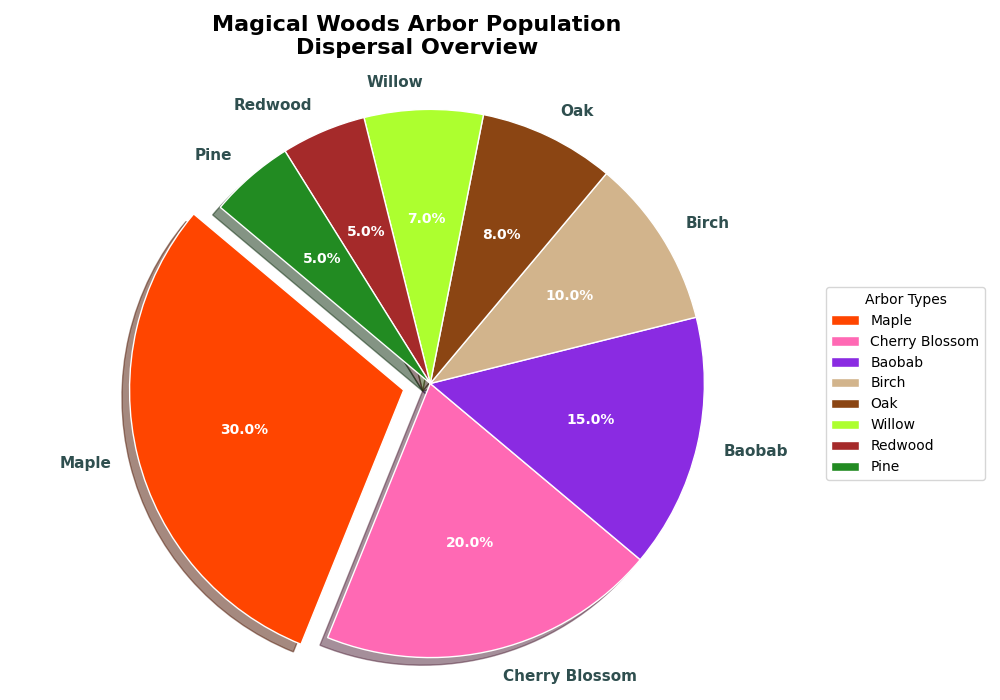

Recreate this plot in Python.
import matplotlib.pyplot as plt

tree_species = ['Maple', 'Cherry Blossom', 'Baobab', 'Birch', 'Oak', 'Willow', 'Redwood', 'Pine']
population_percentages = [30, 20, 15, 10, 8, 7, 5, 5]
colors = ['#FF4500', '#FF69B4', '#8A2BE2', '#D2B48C', '#8B4513', '#ADFF2F', '#A52A2A', '#228B22']
explode = (0.1, 0, 0, 0, 0, 0, 0, 0)

fig, ax = plt.subplots(figsize=(10, 7))

wedges, texts, autotexts = ax.pie(population_percentages, labels=tree_species, autopct='%1.1f%%',
                                  startangle=140, explode=explode, colors=colors, shadow=True,
                                  wedgeprops=dict(edgecolor='w'))

for autotext in autotexts:
    autotext.set_color('white')
    autotext.set_fontsize(10)
    autotext.set_fontweight('bold')

for text in texts:
    text.set_fontsize(11)
    text.set_color('darkslategray')
    text.set_fontweight('semibold')

plt.title('Magical Woods Arbor Population\nDispersal Overview', fontsize=16, fontweight='bold', pad=20)

ax.axis('equal')
plt.legend(wedges, tree_species, title="Arbor Types", loc="center left", bbox_to_anchor=(1, 0, 0.5, 1), fontsize=10)
plt.tight_layout()
plt.show()
